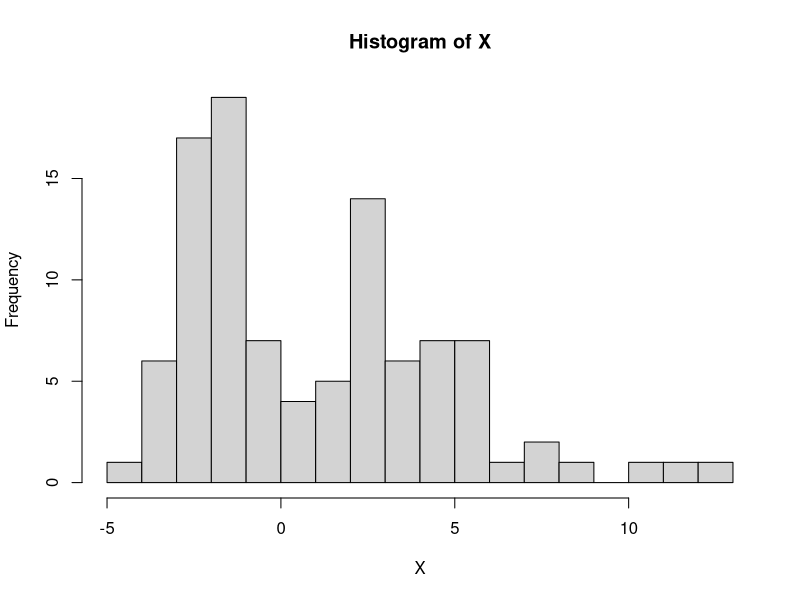
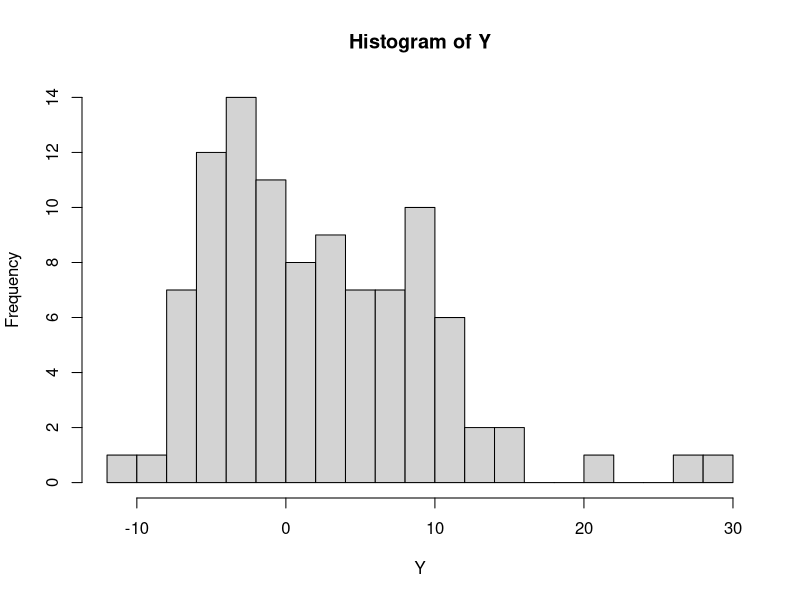
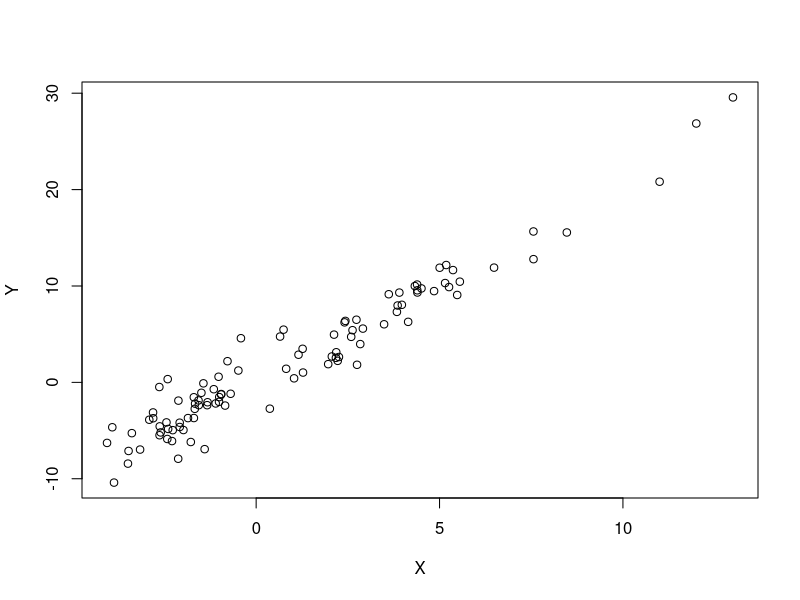
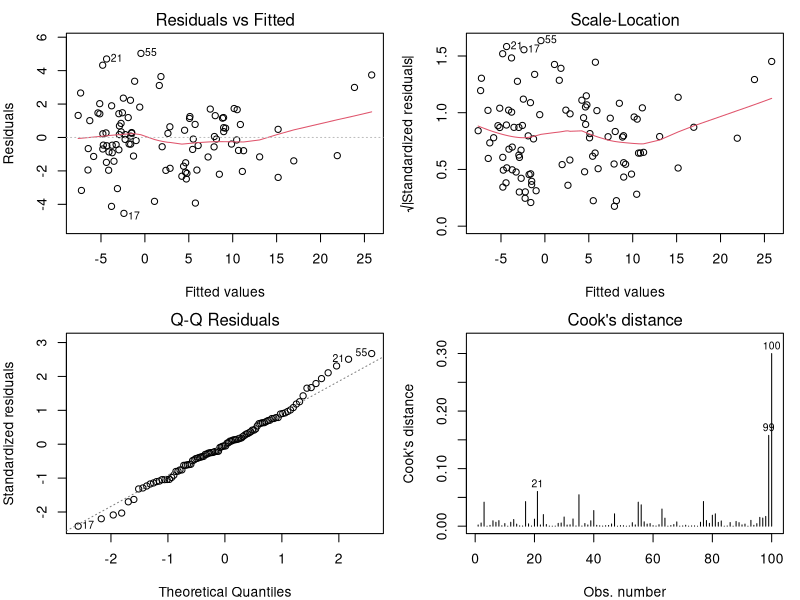
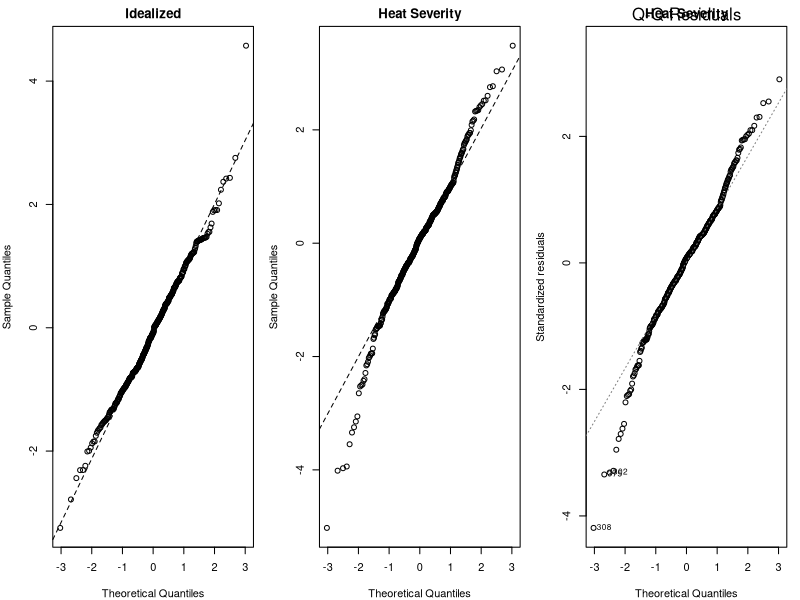
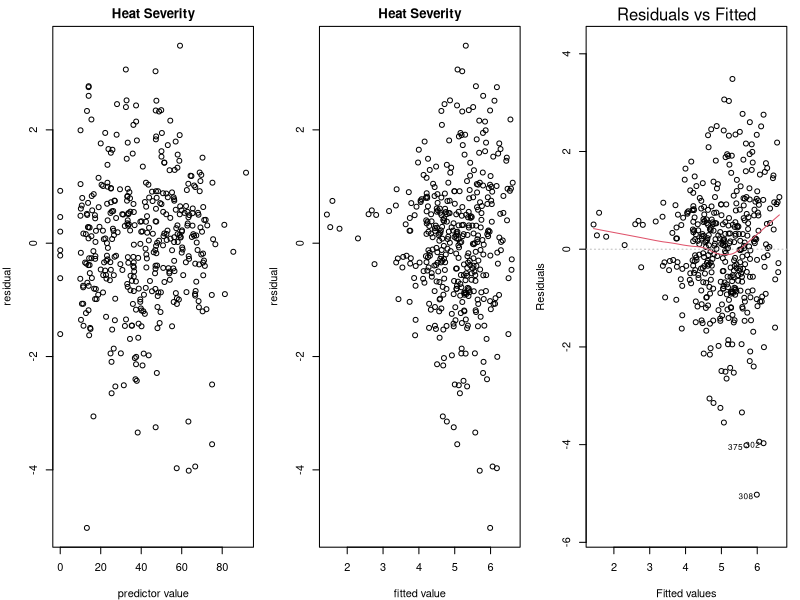
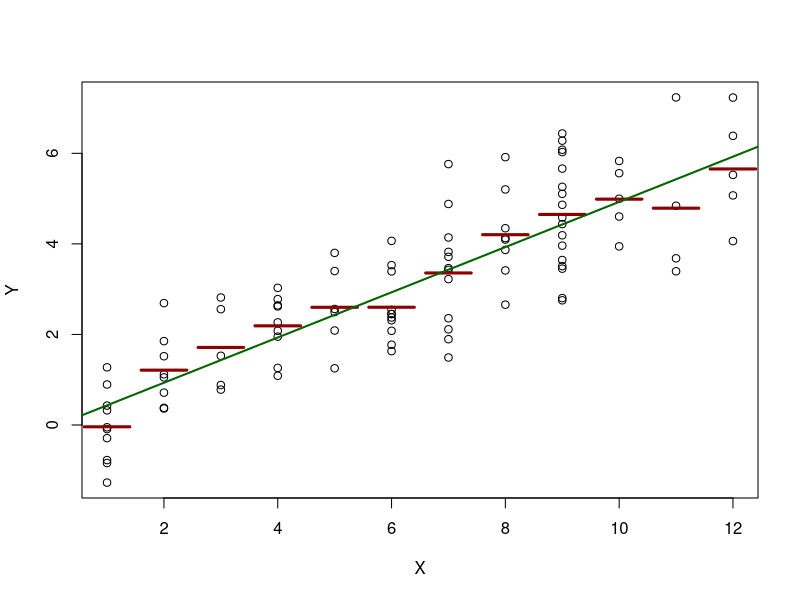
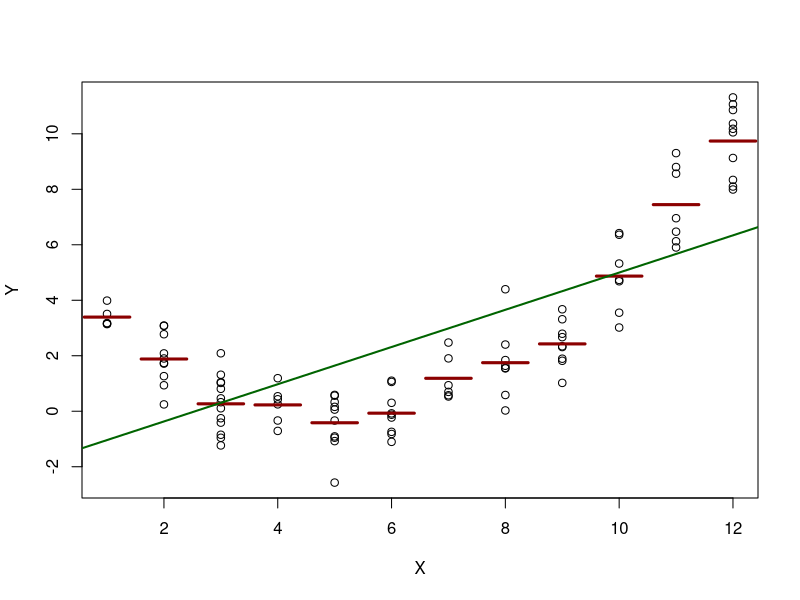

The R script that drew these images, in order:
rm(list = ls())

# The goal of diagnostics is to identify potential outliers.
set.seed(2023)
n <- 100

# IMPORTANT: For traditional linear regression, we consider the predictor X to be fixed.
# There are NO DISTRIBUTIONAL ASSUMPTIONS about the predictor variable. 
# To show that it really doesn't matter the distribution of the predictor X,
# We mix a couple normal distributions and toss in 3 more values.
X <- c(rnorm(n - 3, mean = c(-2,3), sd = c(1,2)), 11, 12, 13)

# Plot these predictors. Recall, it really doesn't matter the distribution for this.
# For nice visualization, set break points as 20. You are dividing/breaking the data 20 times to place into bins 
hist(X, breaks = 20)

# Now let's define Y. This looks linear B_0 = 0, B_1 = 2, epsilon term has a sd of 2
Y <- 0 + 2 * X + rnorm(n, sd = 2)
hist(Y, breaks = 20) 


# Plot the relationship of X against Y. Note the 3 values that are very far from the mean. 
# These values have high leverage.
plot(x=X,y=Y)


# Let's fit it with slr and look at the diagnostics.
# You can plot diagnostic plots from the fitted object directly with plot(fit)
# The diagnostic plots reveal that there are no issues. Cook's distance shows potential outliers 
# from a couple points with high leverage, but there is no violation of normality even with these present.
fit <- lm(Y~X)
confint(fit)
layout(matrix(1:4, 2,2))
par(mar = c(4,4,2,1))
plot(fit, 1:4)

###################################################################################################################################
# 4 most important diagnostics for simple linear regression are mneumonitized as LINE: 
# Linearity, Independence of residuals, Normally distributed residuals, Equal variance

# We can investigate the Linearity assumption in 3 standard ways: 
# QQ plots, residuals v. predictor variable, residuals v. fitted values

# For all of the above, there is a mechanical way of plotting by extracting the
# residuals data, and there is direct way of plotting using the fitted object.
# Both will be shown. But, using the fitted object method gives more information 
# which is better.

# We return to the trees data
trees <- read.csv("./Datasets/Tree_Equity_Scores_Tucson_noNA.csv")
fit_trees <- lm(HeatSeverity ~ PCTTreeCover, data = trees)

# Let's look at QQ plots first: QQ plots are normal probability plots. The more residuals stray from the line, the less
# likely those values are normally distributed. 

# For visualization purposes, we can look at an ideal QQ plot where normality is definitely true
# To plot a QQ plot, we can use qqnorm() on the residuals, and plot the normal line using
# qqline() on the residuals
layout(matrix(1:3, 1, 3))
idealized_residuals <- rnorm(nrow(trees))
qqnorm(idealized_residuals, main = "Idealized")
qqline(idealized_residuals, lty = 2)

# We repeat this with the actual trees data. Here, we find possibly a heavy lower tail
# This mean we may be systematically underestimating for lower predictor values
qqnorm(fit_trees$residuals, main = 'Heat Severity')
qqline(fit_trees$residuals, lty = 2)

# Alternative method through fitted object.
# This method also identifies the predictor values of possible outliers at the edges.
plot(fit_trees, 2, main = "Heat Severity")

# Diagnostics for assessing Linearity, Normally distributed Residuals, Equal variance 
# can be done with Residuals v. Fitted plot and Residuals v. Predictor plot.
layout(matrix(1:3, 1, 3))

# residual v. predictor plot
# Residuals appear normally distributed with equal variance across predictor levels
# Also appears linear
plot(trees$PCTPoverty, fit_trees$residuals, main = "Heat Severity",
     ylab = "residual", xlab = "predictor value")

# residual v. fitted plot
# While the residuals appear linear for a range of fitted values, 
# and the residuals appear normally distributed,
# There appears to possibly be lower variance for smaller fitted values
plot(fit_trees$fitted.values, fit_trees$residuals, main = "Heat Severity",
     ylab = "residual", xlab = "fitted value")

# Alternative method through accessing object
# Gives more information with nice trend line
plot(fit_trees,1)

# Biggest concern: Diagnostics for Independence of residuals w.r.t. time or space
# Difficult to visualize. Can possibly visualize against temporal/spatial indices

dev.off()

################################################################################################
# Sample residuals ei have nonconstant variance
# Residuals in the near the mean have the highest sampling variance

################################################################################################
# General linear tests
# These are used when there are multiple observations for each level of X. 
# The general linear test drops the linearity assumption and allows each value X_i to have
# its own mean mu_i
# Note: Simple SLR model as a special case of the general linear test

# Let's simulate predictor X and the related Y
X <- sample(1:12, size = 1e2, replace = T)
Y <- 0 + 0.5 * X + rnorm(1e2)
plot(Y~X)

# Now we fit the full model (general linear test) and the simple SLR
# The general linear test groups each level of X 
fit_full <- lm(Y~as.factor(X))
fit_lm <- lm(Y~X)

# We see how the general linear test treats the data
# It finds the mean of each level and no longer treats Y as linearly increasing
# Rather, it treats each level of X independently and as having it's own mean.
# Much more complicated, but SLR is the specific case where all of the means fall on a line
segments(x0 = 1:12 - 0.4, x1 = 1:12 + 0.4,
         y0 = predict(fit_full,
                      newdata = data.frame(X = 1:12)),
         lwd = 3, col = "darkred")

# This is the SLR fit. It assumes that the X's are fixed and Y is increasing linearly. 
# Special case of general linear test.
abline(fit_lm, lwd = 2, col = "darkgreen")


# Now let's compare to see if one is better than the other
# Nope. Very similar as F score is pretty high. There is indication of a linear trend.
anova(fit_lm, fit_full)

# Now let's try with nonlinear data
# The general linear test can deal well with nonlinear trends
# Since it looks at each level of X as independent. 
# We use quadratic simulated data
X <- sample(1:12, size = 1e2, replace = T)
Y <- 0.2 * (X - 5)^2 + rnorm(1e2)

# plot
plot(X, Y)

# Again, fit with both general linear test and simple SLR
fit_full <- lm(Y ~ as.factor(X))
fit_lm <- lm(Y ~ X)

# Let's see how they do visually in a plot
# Clearly the general linear test will perform better
segments(x0 = 1:12 - 0.4, x1 = 1:12 + 0.4,
         y0 = predict(fit_full,
                      newdata = data.frame(X = 1:12)),
         lwd = 3, col = "darkred")
abline(fit_lm, lwd = 2, col = "darkgreen")

# And you see this comparison formally with ANOVA
anova(fit_full, fit_lm)

########################################################################################
# Let's try the general linear test with the trees data
# We can artificially create repeated X values by binning similar values
# and fitting with as.factor()

# For the trees data, we can bin by rounding down X values 
fit_full <- lm(HeatSeverity ~ as.factor(floor(PCTTreeCover)), data = trees)

fit_trees <- lm(HeatSeverity ~ floor(PCTTreeCover), data = trees)

# Visualize both test fits on a plot
# Both look decent and not too different from each other
plot(HeatSeverity ~ PCTTreeCover, data = trees)
segments(x0 = floor(trees$PCTTreeCover) - 0.4,
         x1 = floor(trees$PCTTreeCover) + 0.4,
         y0 = predict(fit_full),
         col = "darkred", lwd = 3)
abline(fit_trees, lwd = 2, col = "darkgreen")

# And agrees with formal comparison with ANOVA
anova(fit_full, fit_trees)

# When applied to clearly nonlinear data, the benefits are apparent.
X <- sample(1:12, size = 1e2, replace = T) # repeats sampling integers 1-12 only
epsilon <- rnorm(1e2) # normally distributed epsilon; default mu = 0, sd = 1
Y <- 0.2 * (X - 5)^2  + epsilon
plot(X,Y)
fit_full <- lm(Y ~ as.factor(X))
fit_lm <- lm(Y ~ X)
segments(x0 = 1:12 - 0.4, x1 = 1:12 + 0.4,
         y0 = predict(fit_full, 
                      newdata = data.frame(X = 1:12)),
         lwd = 3, col = "darkred")

abline(fit_lm, lwd = 2, col = "darkgreen")

# And agrees with ANOVA
anova(fit_lm, fit_full)